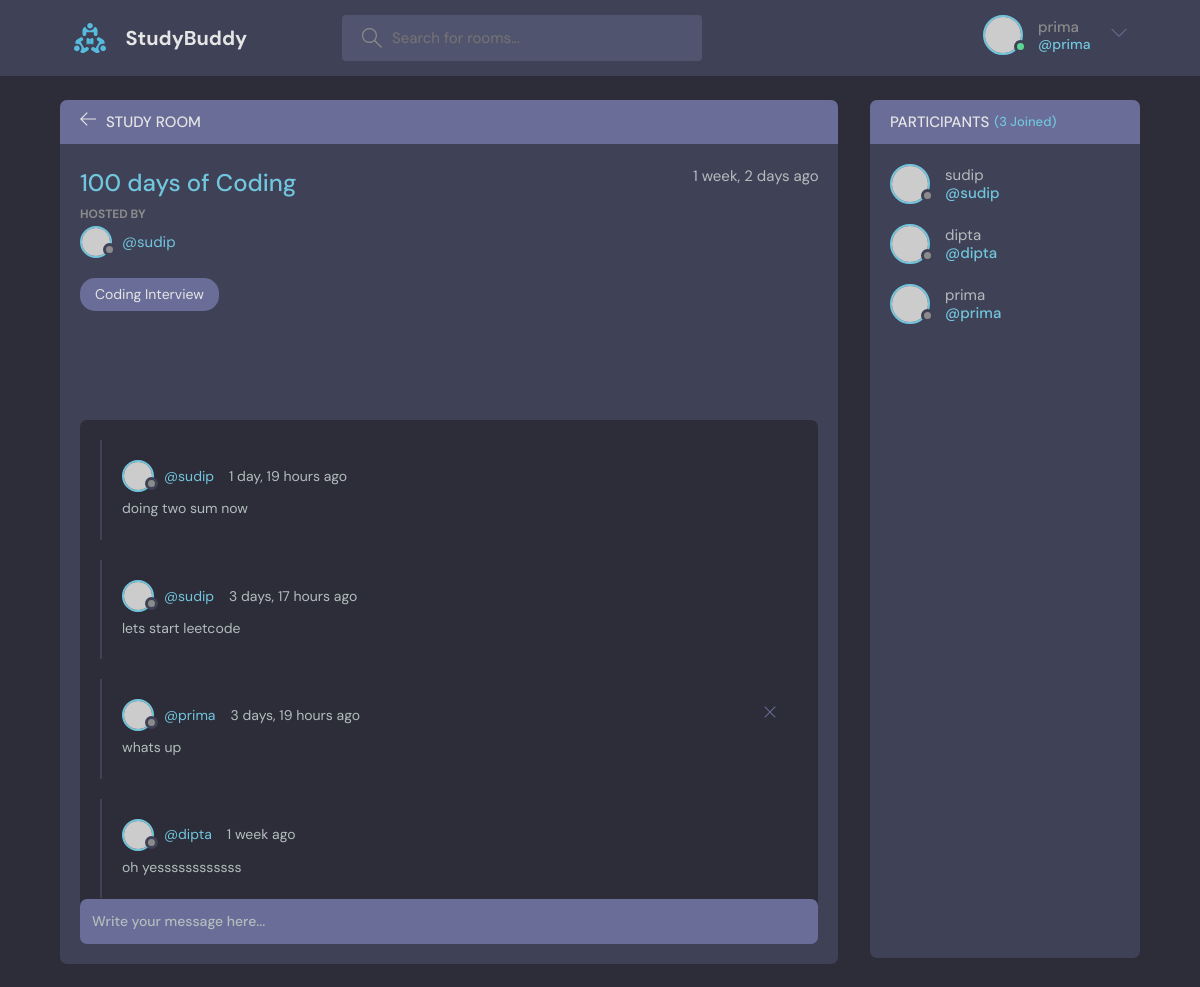
Screenshot of /rooms/1 (signed in) with the database file from the repository.
### base/models.py (models this page shows, shortened)
class Room(models.Model):
    host = models.ForeignKey(User, on_delete=models.SET_NULL, null=True)
    participants = models.ManyToManyField(
        User, related_name='participants', blank=True)
    topic = models.ForeignKey(Topics, on_delete=models.SET_NULL, null=True)
    name = models.CharField(max_length=200)
    description = models.TextField(null=True, blank=True)
    updated = models.DateTimeField(auto_now=True)
    created = models.DateTimeField(auto_now_add=True)
    class Meta:
        ordering = ['-updated', '-created']

class Topics(models.Model):
    name = models.CharField(max_length=200)
    def __str__(self):
        return self.name

class Message(models.Model):
    user = models.ForeignKey(
        User, on_delete=models.CASCADE, blank=True, null=True)
    room = models.ForeignKey(Room, on_delete=models.CASCADE)
    body = models.TextField()
    updated = models.DateTimeField(auto_now=True)
    created = models.DateTimeField(auto_now_add=True)
    class Meta:
        ordering = ['-updated', '-created']

### base/views.py (the view, shortened to what this page needs)
# urls.py: path('rooms/<str:pk>', views.room, name='room'),
def room(request, pk):
    room = Room.objects.get(id=pk)
    room_messages = room.message_set.all()
    participants = room.participants.all()
    context = {'room': room, 'room_messages': room_messages,
               'participants': participants}
    return render(request, 'base/room.html', context)

### base/templates/base/room.html (shortened to what this page needs)
{% extends 'main.html' %}
{% block content %}
    <main class="profile-page layout layout--2">
      <div class="container">
        <div class="room">
          <div class="room__top">
            <div class="room__topLeft">
              <a href="{% url 'home' %}">
                <svg version="1.1" xmlns="http://www.w3.org/2000/svg" width="32" height="32" viewBox="0 0 32 32">
                  <title>arrow-left</title>
                  <path
                    d="M13.723 2.286l-13.723 13.714 13.719 13.714 1.616-1.611-10.96-10.96h27.625v-2.286h-27.625l10.965-10.965-1.616-1.607z"
                  ></path>
                </svg>
              </a>
              <h3>Study Room</h3>
            </div>
          </div>
          <div class="room__box scroll">
            <div class="room__header scroll">
              <div class="room__info">
                <h3>{{room.name}}</h3>
                <span>{{room.created|timesince}} ago</span>
              </div>
              <div class="room__hosted">
                <p>Hosted By</p>
                <a href="{% url 'user-profile' room.host.id %}" class="room__author">
                  <div class="avatar avatar--small">
                    <img src="https://randomuser.me/api/portraits/men/37.jpg" />
                  </div>
                  <span>@{{room.host.username}}</span>
                </a>
              </div>
              <span class="room__topics">{{room.topic}}</span>
            </div>
            <div class="room__conversation">
              <div class="threads scroll">
                {% for message in room_messages %}
                <div class="thread">
                  <div class="thread__top">
                    <div class="thread__author">
                      <a href="{% url 'user-profile' message.user.id %}" class="thread__authorInfo">
                        <div class="avatar avatar--small">
                          <img src="https://randomuser.me/api/portraits/men/37.jpg" />
                        </div>
                        <span>@{{message.user}}</span>
                      </a>
                      <span class="thread__date">{{message.created | timesince}} ago</span>
                    </div>
                    {% if request.user == message.user %}
                    <a href="{% url 'delete-message' message.id %}">
                    <div class="thread__delete">
                      <svg version="1.1" xmlns="http://www.w3.org/2000/svg" width="32" height="32" viewBox="0 0 32 32">
                        <title>remove</title>
                        <path
                          d="M27.314 6.019l-1.333-1.333-9.98 9.981-9.981-9.981-1.333 1.333 9.981 9.981-9.981 9.98 1.333 1.333 9.981-9.98 9.98 9.98 1.333-1.333-9.98-9.98 9.98-9.981z"
                        ></path>
                      </svg>
                    </div>
                    </a>
                    {% endif %}
                  </div>
                  <div class="thread__details">
                    {{message.body}}
                  </div>
                </div>
                {% endfor %}
              </div>
            </div>
          </div>
          <div class="room__message">
            <form action="" method="post">
              <input name="body" placeholder="Write your message here..." /></form>
          </div>
        </div>
        <div class="participants">
          <h3 class="participants__top">Participants <span>({{participants.count}} Joined)</span></h3>
          <div class="participants__list scroll">
            {% for user in participants %}
            <a href="{% url 'user-profile' user.id %}" class="participant">
              <div class="avatar avatar--medium">
                <img src="https://randomuser.me/api/portraits/men/37.jpg" />
              </div>
              <p>
                {{user.username}}
                <span>@{{user.username}}</span>
              </p>
            </a>
            {% endfor %}
          </div>
        </div>
      </div>
    </main>
  </body>
</html>
{% endblock %}

### templates/navbar.html (shortened to what this page needs)
{% load static %}
<header class="header header--loggedIn">
    <div class="container">
        <a href="{% url 'home' %}" class="header__logo">
            <img src="{% static 'images/logo.svg' %}" />
            <h1>StudyBuddy</h1>
        </a>
        <form class="header__search" method="get" action="{% url 'home' %}">
            <label>
                <input name="q" placeholder="Search for rooms..." />
            </label>
        </form>
        <nav class="header__menu">
            {% if request.user.is_authenticated %}
            <div class="header__user">
                <a href="{% url 'user-profile' user.id %}">
                    <div class="avatar avatar--medium active">
                        <img src="https://randomuser.me/api/portraits/men/37.jpg" />
                    </div>
                    <p>{{request.user.username}}<span>@{{request.user.username}}</span></p>
                </a>
                <button class="dropdown-button">
                    <svg version="1.1" xmlns="http://www.w3.org/2000/svg" width="32" height="32" viewBox="0 0 32 32">
                        <title>chevron-down</title>
                        <path d="M16 21l-13-13h-3l16 16 16-16h-3l-13 13z"></path>
                    </svg>
                </button>
            </div>
            {% endif %}
        </nav>
    </div>
</header>

### rows the page displays
Room: name "100 days of Coding", created "1 week, 2 days", host.username "sudip", topic "Coding Interview"
Message: user "sudip", created "1 day, 19 hours", body "doing two sum now"
Message: user "sudip", created "3 days, 17 hours", body "lets start leetcode"
Message: user "prima", created "3 days, 19 hours", body "whats up"
Message: user "dipta", created "1 week", body "oh yessssssssssss"

### other values shown
{{ request.user.username }} "prima"
{{ participants.count }} "3"
{{ user.username }} "sudip"
{{ user.username }} "dipta"
{{ user.username }} "prima"
